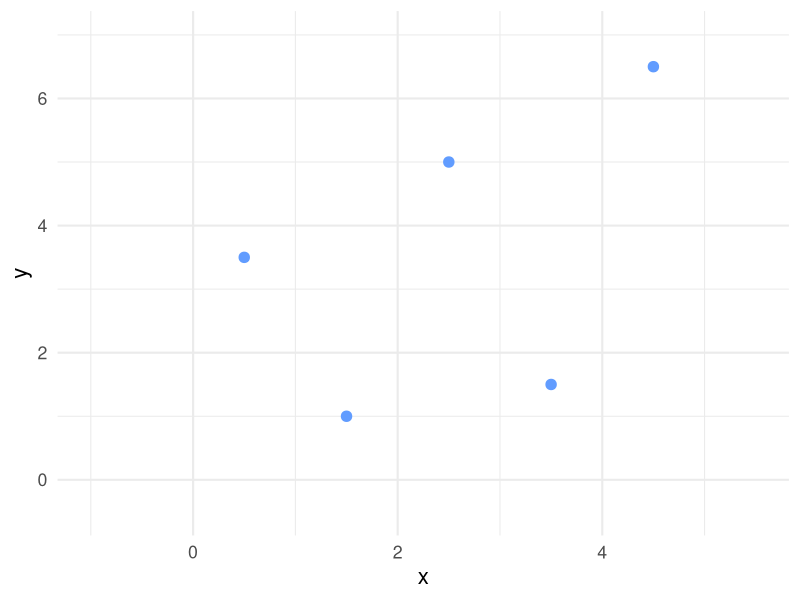
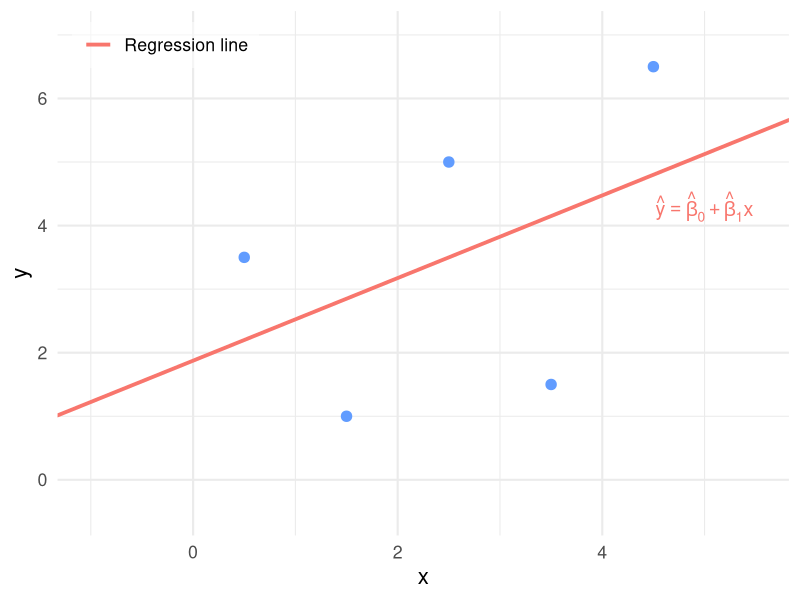
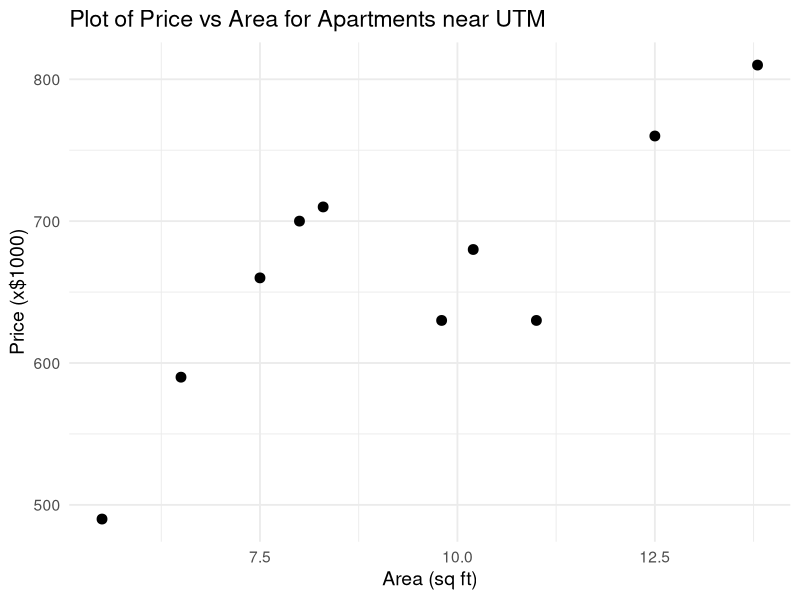
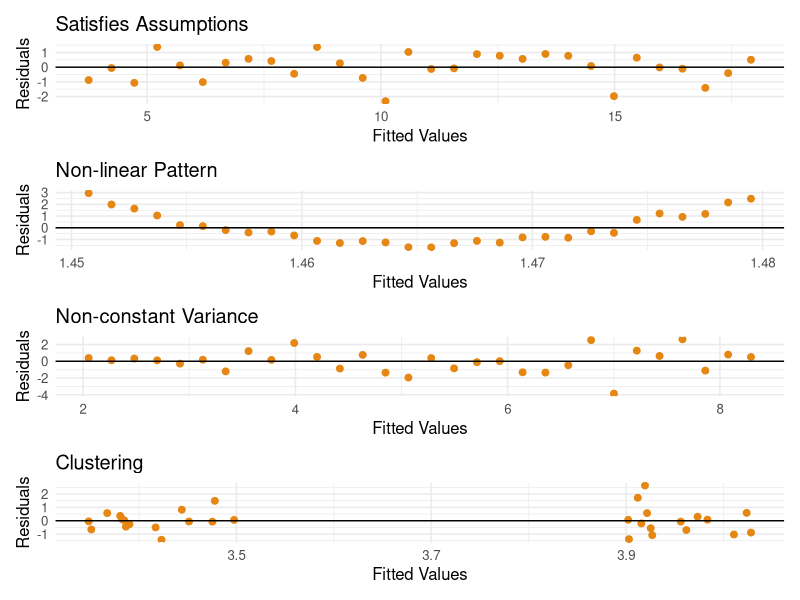
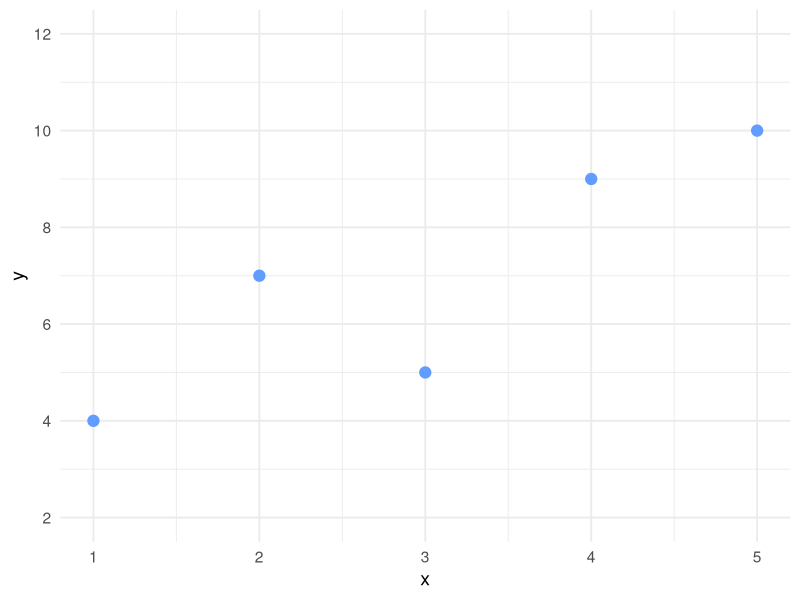
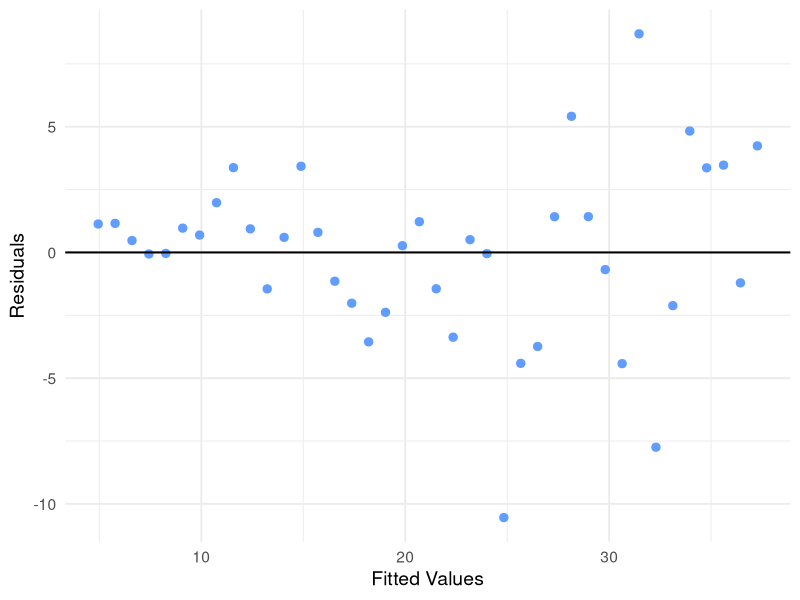
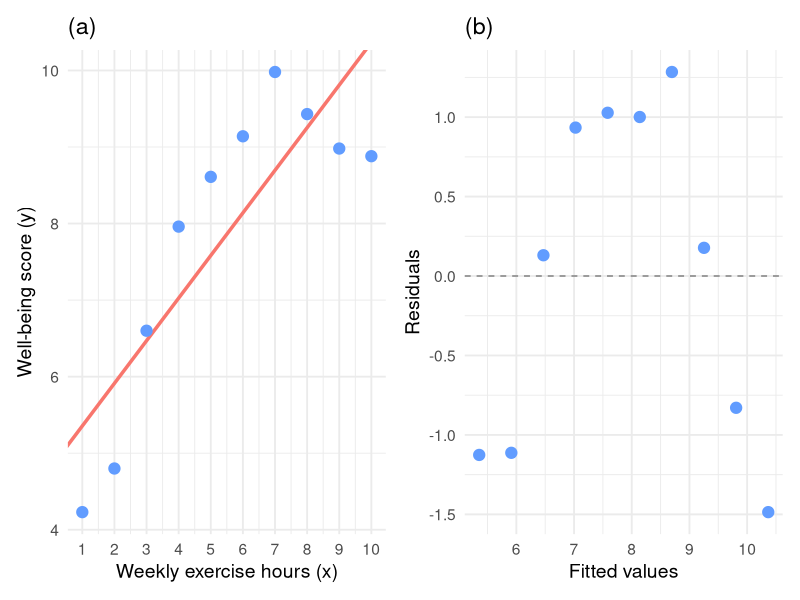
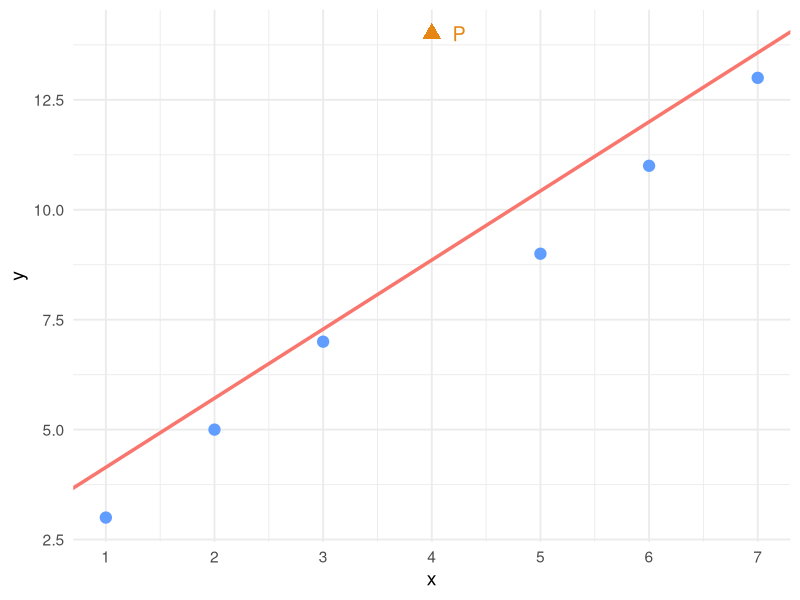

These figures' R source, in order:
## ---- chunk 1
library(ggplot2)

# --- Same 5 points as before ---
df <- data.frame(
  x = c(0.5, 1.5, 2.5, 3.5, 4.5),
  y = c(3.5, 1.0, 5.0, 1.5, 6.5)
)

# Points-only plot: no line, no legend
p_points <- ggplot(df, aes(x, y)) +
  geom_point(size = 3.2, color = "#619CFF") +
  coord_cartesian(xlim = c(-1.0, 5.5), ylim = c(-0.5, 7)) +
  labs(x = "x", y = "y") +
  theme_minimal(base_size = 16) +
  theme(legend.position = "none")

print(p_points)

## ---- chunk 2
library(ggplot2)

# --- Reduced to 5 points with reasonably large residuals ---
df <- data.frame(
  x = c(0.5, 1.5, 2.5, 3.5, 4.5),
  y = c(3.5, 1.0, 5.0, 1.5, 6.5)
)

# Fit linear model
model <- lm(y ~ x, data = df)
b0    <- coef(model)[1]
b1    <- coef(model)[2]

# Predicted values
df$yhat <- fitted(model)

# Sample mean of y
ybar  <- mean(df$y)

# --- Bracket placement: put brackets on the LEFT for points ABOVE the line ---
cap    <- 0.10   # horizontal cap length
offset <- 0.20   # horizontal offset from the residual line

# sgn = -1 for positive residuals (y > yhat) -> bracket to the LEFT
# sgn = +1 for negative residuals (y < yhat) -> bracket to the RIGHT
sgn <- ifelse(df$y > df$yhat, -1, 1)

br <- transform(
  df,
  i      = seq_len(nrow(df)),
  x0     = x + sgn * offset,                # x-location of bracket's vertical bar
  y0     = pmin(y, yhat),                   # bottom of bracket
  y1     = pmax(y, yhat),                   # top of bracket
  ymid   = (pmin(y, yhat) + pmax(y, yhat)) / 2,
  xlab   = x + sgn * (offset + 0.14),       # label position a bit further from bracket
  # Labels as e_i = y_i - \hat{y}_i
  lab    = paste0("e[", seq_len(nrow(df)), "] == y[", seq_len(nrow(df)), "] - hat(y)[", seq_len(nrow(df)), "]")
)

# Create the plot with ONLY the regression line and points (brackets, residual lines, and e_i legend removed)
p_sse <- ggplot(df, aes(x, y)) +
  # Observed points
  geom_point(size = 3.2, color = "#619CFF") +
  # Regression line
  geom_abline(aes(intercept = b0, slope = b1, color = "Regression line"),
              size = 1.3, key_glyph = draw_key_path) +
  # Annotate regression equation
  annotate("text", x = 5.0, y = 4.3,
           label = "hat(y) == hat(beta)[0] + hat(beta)[1]*x",
           parse = TRUE, color = "#F8766D", size = 5) +
  # SINGLE coord_cartesian call: set BOTH x and y limits here
  coord_cartesian(xlim = c(-1.0, 5.5), ylim = c(-0.5, 7)) +
  labs(x = "x", y = "y") +
  # Legend: only the regression line remains
  scale_color_manual(
    name   = NULL,
    values = c("Regression line" = "#F8766D"),
    breaks = c("Regression line"),
    labels = c("Regression line")
  ) +
  theme_minimal(base_size = 16) +
  theme(
    legend.position      = c(0.02, 0.98),
    legend.justification = c(0, 1),
    legend.background    = element_rect(fill = alpha("white", 0.5), color = NA),
    legend.key.width     = unit(1.5, "lines")
  )

# Display the plot
print(p_sse)
## ---- chunk 3
knitr::include_app("https://nishan-mudalige.shinyapps.io/Correlation_Shiny_App/", height = "860")
## ---- chunk 4
knitr::include_app("https://nishan-mudalige.shinyapps.io/Regression_Decomposition_of_Variation/", height = "725")
## ---- chunk 5
library(ggplot2)

# Data
area <- c(5.5, 6.5, 7.5, 8.0, 8.3, 9.8, 11.0, 12.5, 13.8, 10.2)
price <- c(490, 590, 660, 700, 710, 630, 630, 760, 810, 680)
df <- data.frame(area, price)

# Plot
ggplot(df, aes(x = area, y = price)) +
  geom_point(size = 3, color = "#000000") +
  labs(
    x = "Area (sq ft)",
    y = "Price (x$1000)",
    title = "Plot of Price vs Area for Apartments near UTM"
  ) +
  theme_minimal(base_size = 14)

## ---- chunk 6
# Load libraries
library(ggplot2)
library(patchwork)

# Common theme for all plots
theme_clean <- theme_minimal(base_size = 12)

# 1. Satisfies Assumptions
set.seed(1)
x1 <- 1:30
y1 <- 3 + 0.5 * x1 + rnorm(30, 0, 1)
model1 <- lm(y1 ~ x1)
df1 <- data.frame(Fitted = fitted(model1), Residuals = resid(model1))

p1 <- ggplot(df1, aes(Fitted, Residuals)) +
  geom_point(color = "#E68613", size = 2) +
  geom_hline(yintercept = 0, color = "#000000") +
  labs(
    title = "Satisfies Assumptions",
    x     = "Fitted Values",
    y     = "Residuals"
  ) +
  theme_clean

# 2. Non-linear Pattern
x2 <- seq(-2, 2, length.out = 30)
y2 <- x2^2 + rnorm(30, 0, 0.3)
model2 <- lm(y2 ~ x2)
df2 <- data.frame(Fitted = fitted(model2), Residuals = resid(model2))

p2 <- ggplot(df2, aes(Fitted, Residuals)) +
  geom_point(color = "#E68613", size = 2) +
  geom_hline(yintercept = 0, color = "#000000") +
  labs(
    title = "Non-linear Pattern",
    x     = "Fitted Values",
    y     = "Residuals"
  ) +
  theme_clean

# 3. Non-constant Variance
x3 <- 1:30
y3 <- 2 + 0.2 * x3 + rnorm(30, 0, sd = x3 / 10)
model3 <- lm(y3 ~ x3)
df3 <- data.frame(Fitted = fitted(model3), Residuals = resid(model3))

p3 <- ggplot(df3, aes(Fitted, Residuals)) +
  geom_point(color = "#E68613", size = 2) +
  geom_hline(yintercept = 0, color = "#000000") +
  labs(
    title = "Non-constant Variance",
    x     = "Fitted Values",
    y     = "Residuals"
  ) +
  theme_clean

# 4. Clustering
x4 <- c(rnorm(15, 3, 0.2), rnorm(15, 5, 0.2))
y4 <- 2 + 0.5 * x4 + rnorm(30, 0, 1)
model4 <- lm(y4 ~ x4)
df4 <- data.frame(Fitted = fitted(model4), Residuals = resid(model4))

p4 <- ggplot(df4, aes(Fitted, Residuals)) +
  geom_point(color = "#E68613", size = 2) +
  geom_hline(yintercept = 0, color = "#000000") +
  labs(
    title = "Clustering",
    x     = "Fitted Values",
    y     = "Residuals"
  ) +
  theme_clean

# Stack all four plots vertically
final_plot <- p1 / p2 / p3 / p4 +
  plot_layout(ncol = 1)  # one column

# Render the combined plot
print(final_plot)
## ---- chunk 7
library(ggplot2)
df22 <- data.frame(x = c(1, 2, 3, 4, 5),
                   y = c(4, 7, 5, 9, 10))
ggplot(df22, aes(x, y)) +
  geom_point(size = 3.5, color = "#619CFF") +
  scale_x_continuous(breaks = 1:5) +
  scale_y_continuous(breaks = seq(2, 12, 2), limits = c(2, 12)) +
  labs(x = "x", y = "y") +
  theme_minimal(base_size = 14)
## ---- chunk 8
library(ggplot2)
set.seed(27)
x27 <- seq(1, 40, length.out = 40)
y27 <- 5 + 0.8 * x27 + rnorm(40, 0, sd = x27 / 7)
m27 <- lm(y27 ~ x27)
df27 <- data.frame(Fitted = fitted(m27), Residuals = resid(m27))
ggplot(df27, aes(Fitted, Residuals)) +
  geom_point(color = "#619CFF", size = 2.5) +
  geom_hline(yintercept = 0, color = "#000000", linewidth = 0.7) +
  labs(x = "Fitted Values", y = "Residuals") +
  theme_minimal(base_size = 14)
## ---- chunk 9
library(ggplot2)
library(patchwork)
set.seed(7)
x_q33 <- 1:10
y_q33 <- round(1 + 2.5 * x_q33 - 0.18 * x_q33^2 + rnorm(10, 0, 0.4), 2)
m_q33 <- lm(y_q33 ~ x_q33)

df33 <- data.frame(
  x     = x_q33,
  y     = y_q33,
  fits  = fitted(m_q33),
  resid = residuals(m_q33)
)

p_scatter <- ggplot(df33, aes(x, y)) +
  geom_abline(intercept = coef(m_q33)[1], slope = coef(m_q33)[2],
              color = "#F8766D", linewidth = 1.2) +
  geom_point(size = 3.5, color = "#619CFF") +
  scale_x_continuous(breaks = 1:10) +
  labs(x = "Weekly exercise hours (x)",
       y = "Well-being score (y)",
       title = "(a)") +
  theme_minimal(base_size = 14)

p_resid <- ggplot(df33, aes(fits, resid)) +
  geom_hline(yintercept = 0, linetype = "dashed", color = "grey50") +
  geom_point(size = 3.5, color = "#619CFF") +
  labs(x = "Fitted values",
       y = "Residuals",
       title = "(b)") +
  theme_minimal(base_size = 14)

p_scatter + p_resid
## ---- chunk 10
library(ggplot2)
df34 <- data.frame(
  x = c(1, 2, 3, 4, 5, 6, 7),
  y = c(3.0, 5.0, 7.0, 14.0, 9.0, 11.0, 13.0)
)
m34 <- lm(y ~ x, data = df34)
b0_34 <- coef(m34)[1]
b1_34 <- coef(m34)[2]

df34$isP <- df34$x == 4

ggplot(df34, aes(x, y)) +
  geom_abline(intercept = b0_34, slope = b1_34,
              color = "#F8766D", linewidth = 1.2) +
  geom_point(data = subset(df34, !isP), size = 3.5, color = "#619CFF") +
  geom_point(data = subset(df34, isP),  size = 4.5, color = "#E68613", shape = 17) +
  annotate("text", x = 4.25, y = 14.0, label = "P", size = 5, color = "#E68613") +
  scale_x_continuous(breaks = 1:7) +
  labs(x = "x", y = "y") +
  theme_minimal(base_size = 14)
## ---- chunk 11
library(ggplot2)
set.seed(37)
x37 <- c(15, 18, 20, 22, 25, 27, 30, 32, 35)
y37 <- -80 + 12 * x37 + rnorm(9, 0, 15)
m37 <- lm(y37 ~ x37)
b0_37 <- coef(m37)[1]
b1_37 <- coef(m37)[2]

pred_A <- b0_37 + b1_37 * 25   # inside range
pred_B <- b0_37 + b1_37 * 45   # outside range

df37 <- data.frame(x = x37, y = y37)

ggplot(df37, aes(x, y)) +
  geom_rect(aes(xmin = 15, xmax = 35, ymin = -Inf, ymax = Inf),
            fill = "#619CFF", alpha = 0.06, inherit.aes = FALSE) +
  geom_vline(xintercept = c(15, 35), linetype = "dashed", color = "#555555", linewidth = 0.7) +
  geom_abline(intercept = b0_37, slope = b1_37,
              color = "#F8766D", linewidth = 1.2) +
  geom_point(size = 3.2, color = "#619CFF") +
  annotate("point", x = 25, y = pred_A, shape = 17, size = 4.5, color = "#E68613") +
  annotate("text",  x = 25, y = pred_A + 18, label = "A", size = 5, color = "#E68613") +
  annotate("point", x = 45, y = pred_B, shape = 17, size = 4.5, color = "#00BFC4") +
  annotate("text",  x = 45, y = pred_B + 18, label = "B", size = 5, color = "#00BFC4") +
  scale_x_continuous(breaks = seq(10, 50, 5), limits = c(10, 52)) +
  labs(x = "Daily High Temperature (°C)", y = "Pool Visitors") +
  theme_minimal(base_size = 14)
